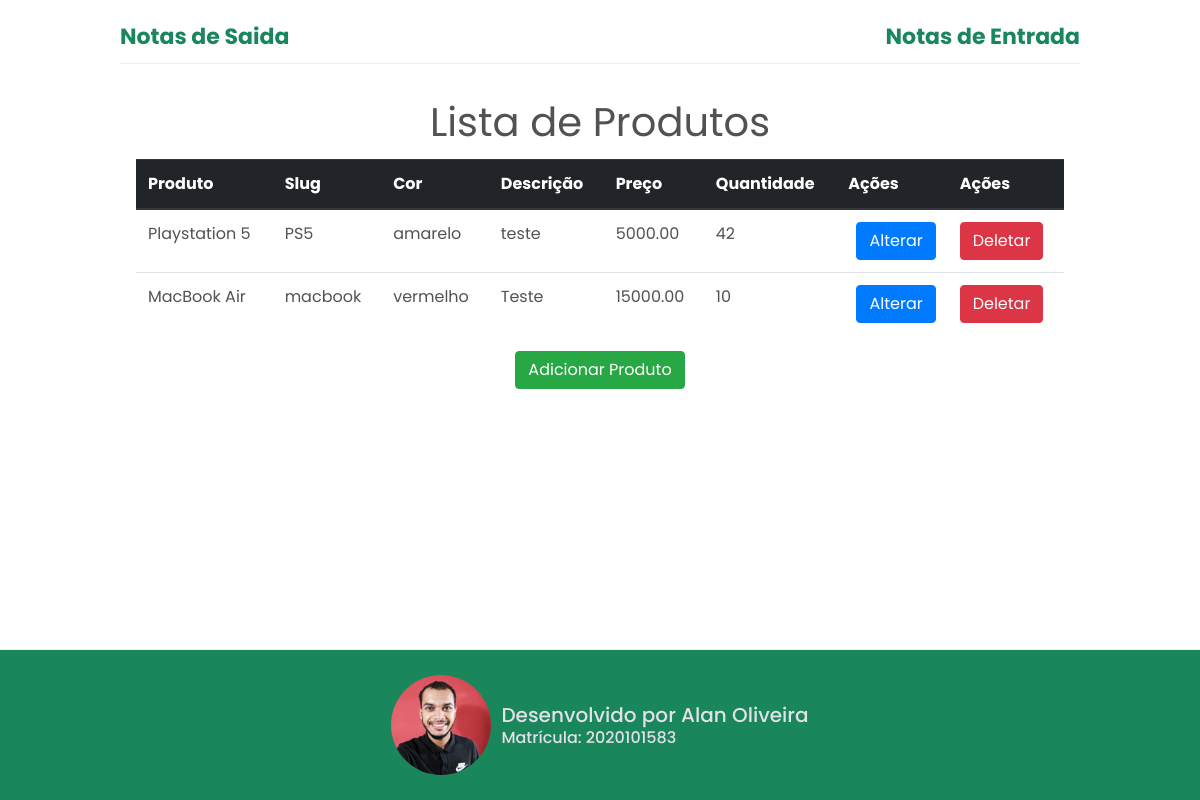
Page /produto/ on the earlier database version.
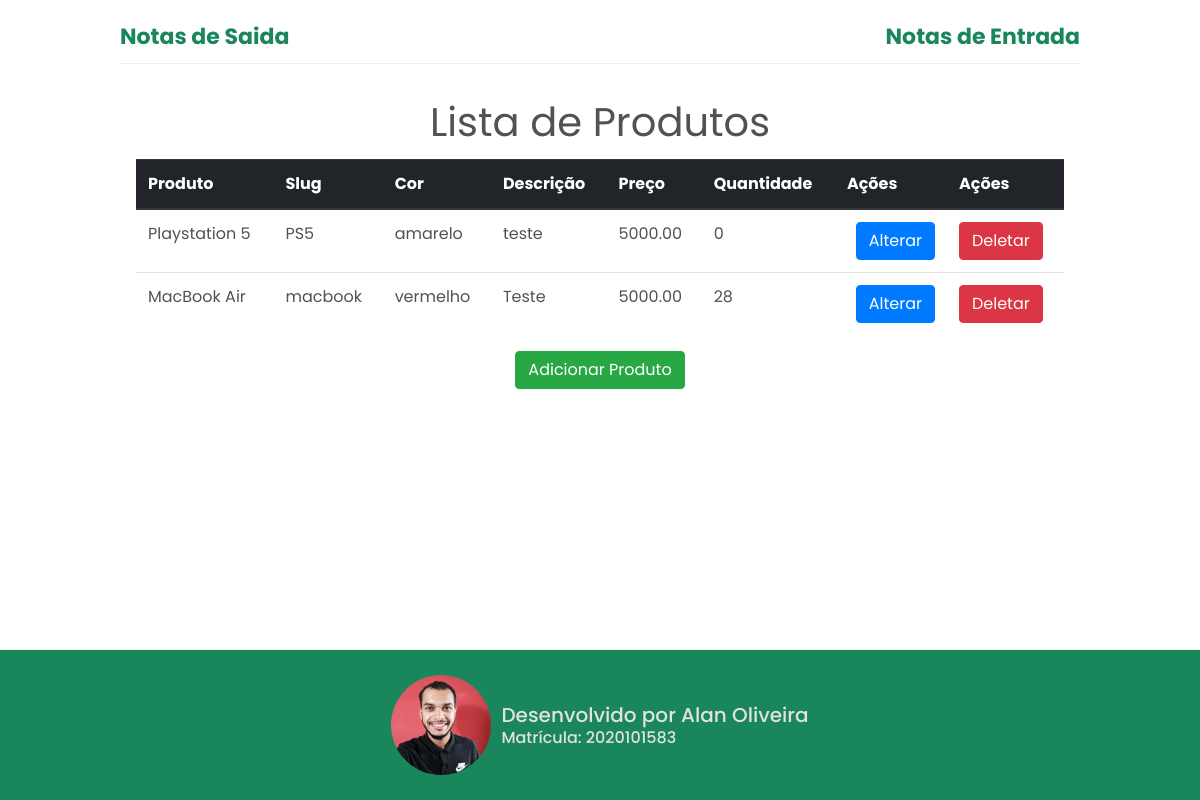
Same page on the later database version.
### produto/models.py (models this page shows, shortened)
class Produtos(models.Model):
    produto = models.CharField('Produto', max_length=200)
    slug = models.SlugField('Identificador', max_length=100)
    cor = models.ForeignKey(
        Cores, on_delete=models.PROTECT, verbose_name='Cor')
    descricao = models.TextField('Descrição', blank=True)
    preco = models.DecimalField(
        'Preço', decimal_places=2, max_digits=8, default=0)
    quantidade = models.IntegerField('Quantidade', default=0)
    criado = models.DateTimeField('Criado em', auto_now_add=True)
    modificado = models.DateTimeField('Modificado em', auto_now=True)
    class Meta:
        verbose_name = 'Produto'
        verbose_name_plural = 'Produtos'
        ordering = ['-produto']

class Cores(models.Model):
    cor = models.CharField('Cor', max_length=200)
    def __str__(self):
        return self.cor

### produto/views.py (the view)
# urls.py: path('', listar, name='listar'),
def listar(request):
    produtos = Produtos.objects.all()
    template_name = 'listar_produto.html'
    context = {
        'produtos': produtos
    }
    return render(request, template_name, context)

### produto/templates/listar_produto.html (shortened to what this page needs)
{% extends 'base.html' %}
{% load static %}
{% block style %}
    <link rel="stylesheet" href="{% static 'css/produto/produto_list.css' %}">
{% endblock %}
{% block navbar0 %}
    <a class="lista" href="{% url 'notaSaida:saida_list' %}">Notas de Saida</a>
{% endblock %}
{% block navbar %}
    <a class="lista" href="{% url 'entrada:entrada_list' %}">Notas de Entrada</a>
{% endblock %}
{% block product %}
    <div class="container modal-body">
        <h1 class="title">Lista de Produtos</h1>
        <table id="myTable" class="table">
            <thead class="thead-dark">
            <tr>
                <th>Produto</th>
                <th>Slug</th>
                <th>Cor</th>
                <th>Descrição</th>
                <th>Preço</th>
                <th>Quantidade</th>
                <th>Ações</th>
                <th>Ações</th>
            </tr>
            </thead>
            <tbody>
            {% for produto in produtos %}
                <tr>
                    <td>{{ produto.produto }}</td>
                    <td>{{ produto.slug }}</td>
                    <td>{{ produto.cor }}</td>
                    <td>{{ produto.descricao }}</td>
                    <td>{{ produto.preco }}</td>
                    <td>{{ produto.quantidade }}</td>
                    <td id="edit-product">
                        <a class="btn btn-primary" href="{% url 'produto:alterar' produto.id %}">Alterar</a>
                    </td>
                    <td>
                        <a onclick="alerta(event)" class="btn btn-danger" href="{% url 'produto:deletar' produto.id %}">Deletar</a>
                    </td>
                </tr>
            {% endfor %}
            </tbody>
        </table>
        <div id="new-product">
            <a class="btn btn-success" href="{% url 'produto:novo' %}">Adicionar Produto</a>
        </div>
    </div>
{% endblock %}

Differences in the rows shown:
changed Produtos "Playstation 5": quantidade "42" → "0"
changed Produtos "MacBook Air": preco "15000.00" → "5000.00"; quantidade "10" → "28"
